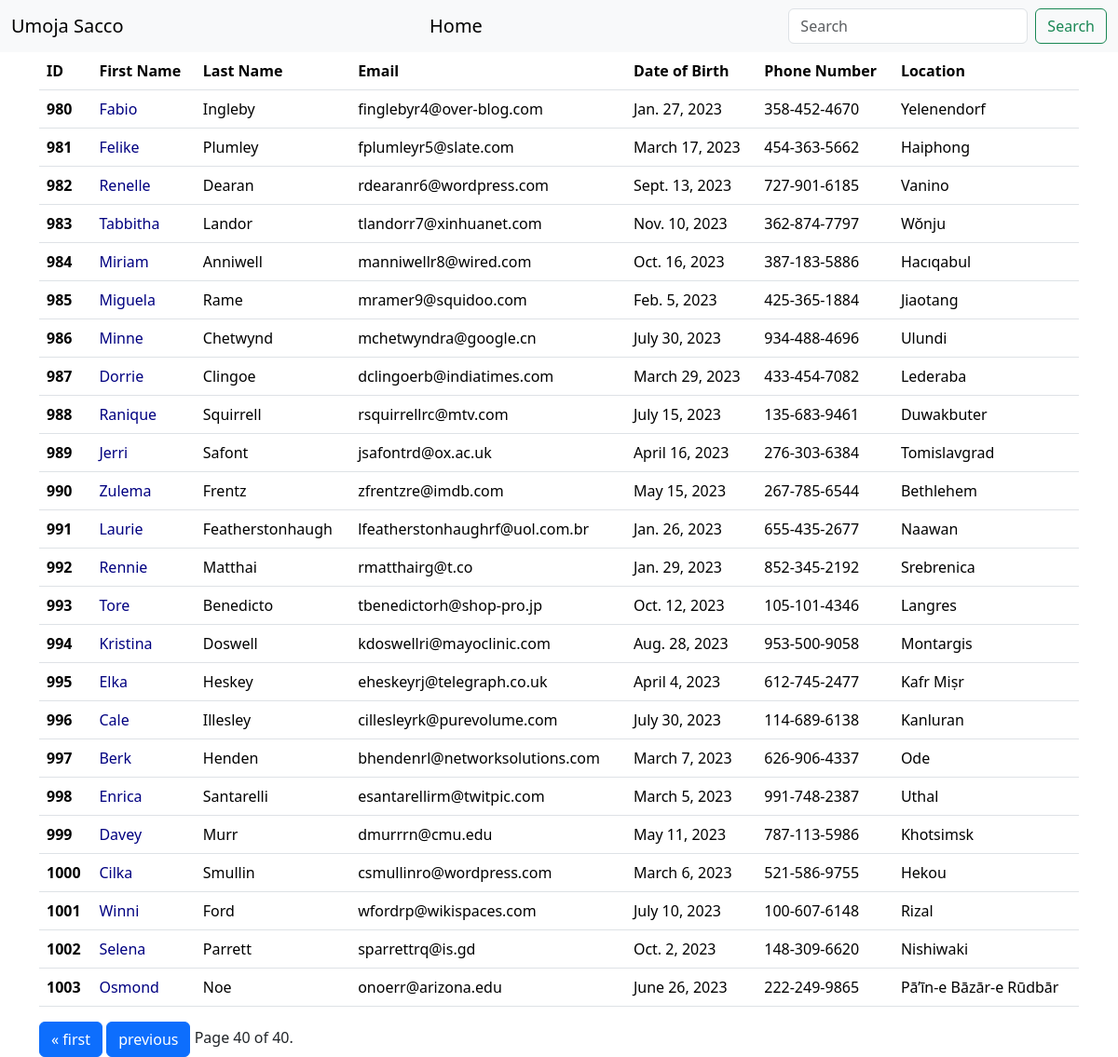
The page /all/?page=40 on the database its author committed.
### Formpractise/models.py (models this page shows, shortened)
class Student(models.Model):
    choices = ((False,'Male'),(False,'Female'),(False,'Other'))
    first_name = models.CharField(max_length=20)
    last_name = models.CharField(max_length=20)
    location = models.CharField(max_length=20)
    mothers_name = models.CharField(max_length=20,null=True)
    fathers_name = models.CharField(max_length=20,null=True)
    phone_number = models.CharField(unique=True,max_length=30)
    email_address = models.EmailField(unique=True)
    dateofBirth = models.DateField(null=True)
    application = models.ImageField(upload_to=unique_img,default='applications/default.jpg')
    gender = models.BooleanField(choices=choices,default=False)
    created_at = models.DateTimeField(auto_now_add=True)

### Formpractise/views.py (the view)
# urls.py: path('all/',views.all_students,name='allstudents'),
def all_students(request):
    students = Student.objects.all()
    paginator = Paginator(students,25)
    page_number = request.GET.get("page")
    page_obj = paginator.get_page(page_number)
    return render(request,'allstudents.html',{"page_obj":page_obj})

### templates/allstudents.html (shortened to what this page needs)
{% load humanize %}
<!DOCTYPE html>
<html lang="en">
<head>
    <link href="https://cdn.jsdelivr.net/npm/bootstrap@5.3.2/dist/css/bootstrap.min.css" rel="stylesheet">
</head>
<body>
{% include 'navbar.html' %}
{% include 'alerts.html' %}
<div class="container">
    {% block content %}
    <table class="table">
        <thead>
            <tr>
                <th scope="col">ID</th>
                <th scope="col">First Name</th>
                <th scope="col">Last Name</th>
                <th scope="col">Email</th>
                <th scope="col">Date of Birth</th>
                <th scope="col">Phone Number</th>
                <th scope="col">Location</th>
            </tr>
        </thead>
        <tbody>
            {% for student in page_obj %}
            <tr>
                <th scope="row">{{ student.id }}</th>
                <td><a href="{% url 'student' student.id %}" style="text-decoration: none;color: navy">{{ student.first_name|title }}</a></td>
                <td>{{ student.last_name }}</td>
                <td>{{ student.email_address }}</td>
                <td>{{ student.dateofBirth|date }}</td>
                <td>{{ student.phone_number }}</td>
                <td>{{ student.location }}</td>
            </tr>
            {% endfor %}
        </tbody>
    </table>
        <div class="pagination">
    <span class="step-links">
        {% if page_obj.has_previous %}
            <a href="?page=1" class="btn btn-primary d-inline-flex align-items-center" type="button">&laquo; first</a>
            <a href="?page={{ page_obj.previous_page_number }}" class="btn btn-primary d-inline-flex align-items-center" type="button">previous</a>
        {% endif %}
        <span class="current">
            Page {{ page_obj.number }} of {{ page_obj.paginator.num_pages }}.
        </span>
    </span>
</div>
    {% endblock %}
</div>
</body>
</html>

### rows shown on the page
Student: id "980", first_name "Fabio", last_name "Ingleby", email_address "finglebyr4@over-blog.com", dateofBirth "Jan. 27, 2023", phone_number "358-452-4670", location "Yelenendorf"
Student: id "981", first_name "Felike", last_name "Plumley", email_address "fplumleyr5@slate.com", dateofBirth "March 17, 2023", phone_number "454-363-5662", location "Haiphong"
Student: id "982", first_name "Renelle", last_name "Dearan", email_address "rdearanr6@wordpress.com", dateofBirth "Sept. 13, 2023", phone_number "727-901-6185", location "Vanino"
Student: id "983", first_name "Tabbitha", last_name "Landor", email_address "tlandorr7@xinhuanet.com", dateofBirth "Nov. 10, 2023", phone_number "362-874-7797", location "Wŏnju"
Student: id "984", first_name "Miriam", last_name "Anniwell", email_address "manniwellr8@wired.com", dateofBirth "Oct. 16, 2023", phone_number "387-183-5886", location "Hacıqabul"
Student: id "985", first_name "Miguela", last_name "Rame", email_address "mramer9@squidoo.com", dateofBirth "Feb. 5, 2023", phone_number "425-365-1884", location "Jiaotang"
Student: id "986", first_name "Minne", last_name "Chetwynd", email_address "mchetwyndra@google.cn", dateofBirth "July 30, 2023", phone_number "934-488-4696", location "Ulundi"
Student: id "987", first_name "Dorrie", last_name "Clingoe", email_address "dclingoerb@indiatimes.com", dateofBirth "March 29, 2023", phone_number "433-454-7082", location "Lederaba"
Student: id "988", first_name "Ranique", last_name "Squirrell", email_address "rsquirrellrc@mtv.com", dateofBirth "July 15, 2023", phone_number "135-683-9461", location "Duwakbuter"
Student: id "989", first_name "Jerri", last_name "Safont", email_address "jsafontrd@ox.ac.uk", dateofBirth "April 16, 2023", phone_number "276-303-6384", location "Tomislavgrad"
Student: id "990", first_name "Zulema", last_name "Frentz", email_address "zfrentzre@imdb.com", dateofBirth "May 15, 2023", phone_number "267-785-6544", location "Bethlehem"
Student: id "991", first_name "Laurie", last_name "Featherstonhaugh", email_address "lfeatherstonhaughrf@uol.com.br", dateofBirth "Jan. 26, 2023", phone_number "655-435-2677", location "Naawan"
Student: id "992", first_name "Rennie", last_name "Matthai", email_address "rmatthairg@t.co", dateofBirth "Jan. 29, 2023", phone_number "852-345-2192", location "Srebrenica"
Student: id "993", first_name "Tore", last_name "Benedicto", email_address "tbenedictorh@shop-pro.jp", dateofBirth "Oct. 12, 2023", phone_number "105-101-4346", location "Langres"
Student: id "994", first_name "Kristina", last_name "Doswell", email_address "kdoswellri@mayoclinic.com", dateofBirth "Aug. 28, 2023", phone_number "953-500-9058", location "Montargis"
Student: id "995", first_name "Elka", last_name "Heskey", email_address "eheskeyrj@telegraph.co.uk", dateofBirth "April 4, 2023", phone_number "612-745-2477", location "Kafr Miṣr"
Student: id "996", first_name "Cale", last_name "Illesley", email_address "cillesleyrk@purevolume.com", dateofBirth "July 30, 2023", phone_number "114-689-6138", location "Kanluran"
Student: id "997", first_name "Berk", last_name "Henden", email_address "bhendenrl@networksolutions.com", dateofBirth "March 7, 2023", phone_number "626-906-4337", location "Ode"
Student: id "998", first_name "Enrica", last_name "Santarelli", email_address "esantarellirm@twitpic.com", dateofBirth "March 5, 2023", phone_number "991-748-2387", location "Uthal"
Student: id "999", first_name "Davey", last_name "Murr", email_address "dmurrrn@cmu.edu", dateofBirth "May 11, 2023", phone_number "787-113-5986", location "Khotsimsk"
Student: id "1000", first_name "Cilka", last_name "Smullin", email_address "csmullinro@wordpress.com", dateofBirth "March 6, 2023", phone_number "521-586-9755", location "Hekou"
Student: id "1001", first_name "Winni", last_name "Ford", email_address "wfordrp@wikispaces.com", dateofBirth "July 10, 2023", phone_number "100-607-6148", location "Rizal"
Student: id "1002", first_name "Selena", last_name "Parrett", email_address "sparrettrq@is.gd", dateofBirth "Oct. 2, 2023", phone_number "148-309-6620", location "Nishiwaki"
Student: id "1003", first_name "Osmond", last_name "Noe", email_address "onoerr@arizona.edu", dateofBirth "June 26, 2023", phone_number "222-249-9865", location "Pā’īn-e Bāzār-e Rūdbār"

### other values the page prints
{{ page_obj.number }} "40"
{{ page_obj.paginator.num_pages }} "40"
